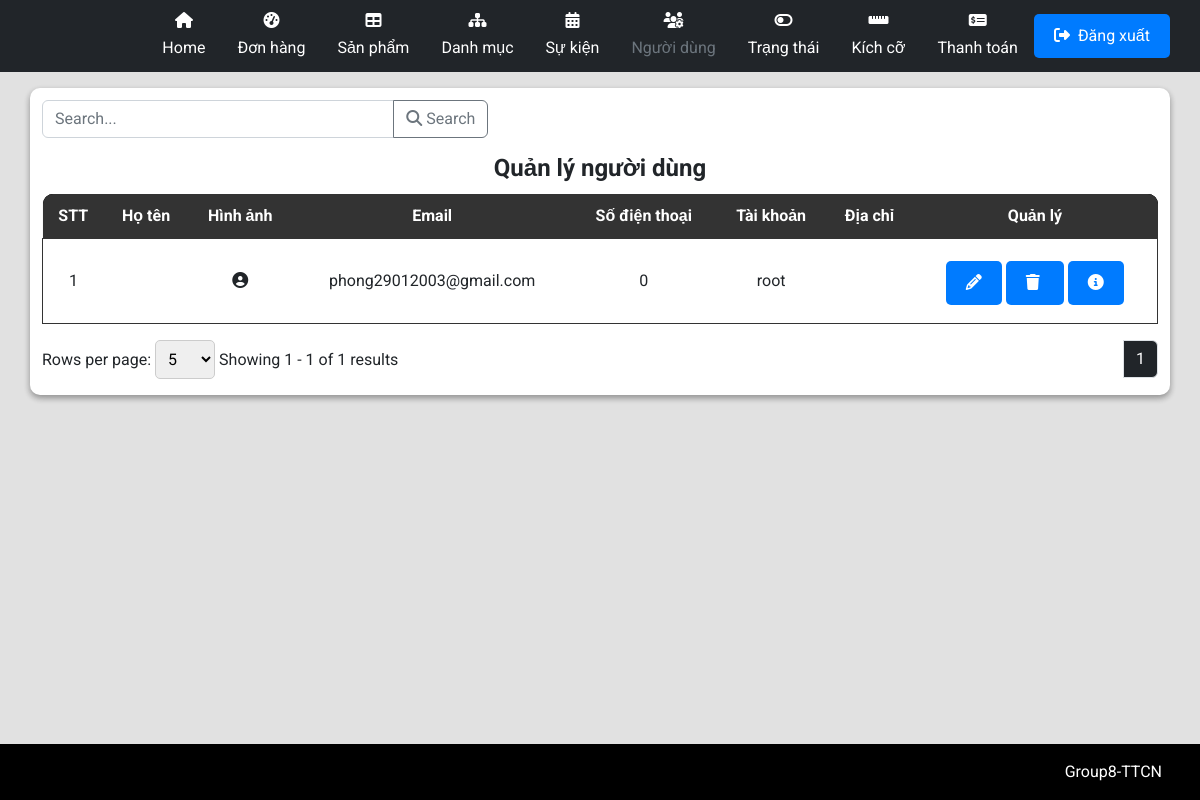
/admin/AdminIndex.php?workingPage=user (signed in), run on the app's committed database.
### tables this page shows
create table tbl_user (
  id varchar(150) primary key not null,
  code varchar(200),
  user_image LONGTEXT,
  fullname varchar(200),
  username varchar(200),
  password varchar(200),
  email varchar(200),
  phonenumber int(11) NOT NULL,
  address LONGTEXT,
  createDate datetime,
  birthDate date,
  gender tinyint(1)
);

### admin/pages/User/UserIndex.php (shortened to what this page needs)
<link rel="stylesheet" href="./styles/ProductStyles.css">
<?php
$countAllSql = "SELECT * FROM tbl_user";
$total_records = mysqli_num_rows(mysqli_query($connect, $countAllSql));
$pageIndex = isset($_GET['page']) ? $_GET['page'] : 1;
$pageSize = isset($_GET['limit']) ? $_GET['limit'] : 5;
$total_page = ceil($total_records / $pageSize);
$start = ($pageIndex - 1) * $pageSize;
$search = '';
$getTableDataSql = "";
if (isset($_GET['search'])) {
    $getTableDataSql = "SELECT * FROM tbl_user
    WHERE
        tbl_user.fullname LIKE N'%" . $search . "%'
    LIMIT $start, $pageSize";
} else {
    $getTableDataSql = "SELECT * FROM tbl_user
    LIMIT $start, $pageSize";
}
$tableData = mysqli_query($connect, $getTableDataSql);
?>
<div class="text-left flex justify-between">
    <div class="input-group mb-3 align-center mt-3 w-40">
        <input type="text" class="form-control" placeholder="Search..." aria-label="Recipient's username" name="search" id="search-input" aria-describedby="button-addon2">
        <button class="btn btn-outline-secondary" id="search-button" onclick="performSearch()" name="ok">
            <i class="fa-solid fa-magnifying-glass"></i>
            Search
        </button>
    </div>
</div>
<div class="container p-0">
    <table class="w-100">
        <legend class="text-center"><b>Quản lý người dùng</b></legend>
        <thead class="table-head w-100">
            <tr class="table-heading">
                <th class="noWrap">STT</th>
                <th class="noWrap">Họ tên</th>
                <th class="noWrap">Hình ảnh</th>
                <th class="noWrap">Email</th>
                <th class="noWrap">Số điện thoại</th>
                <th class="noWrap">Tài khoản</th>
                <th class="noWrap">Địa chỉ</th>
                <th class="noWrap">Quản lý </th>
            </tr>
        </thead>
        <tbody class="table-body">
            <?php
            $displayOrder = 0;
            while ($row = mysqli_fetch_array($tableData)) {
                $displayOrder++;
            ?>
                <tr>
                    <td>
                        <?php echo $displayOrder + ($pageIndex - 1) * $pageSize; ?>
                    </td>
                    <td>
                    </td>
                    <td>
                        <?php
                        if (trim($_SESSION['userImage']) == "") {
                            echo '<i class="fa-solid fa-circle-user"></i>';
                        }
                        ?>
                    </td>
                    <td>
                        <?php echo $row['email'] ?>
                    </td>
                    <td>
                        <?php echo $row['phonenumber'] ?>
                    </td>
                    <td>
                        <?php echo $row['username'] ?>
                    </td>
                    <td>
                    </td>
                    <td>
                        <button type="button" class="btn btn-primary mb-2 mt-3 con-tooltip top" data-bs-toggle="modal" data-bs-target="#editPopup_<?php echo $row['id']; ?>">
                            <i class="fa-solid fa-pencil"></i>
                        </button>
                        <button type="button" class="btn btn-primary mb-2 mt-3 con-tooltip top" data-bs-toggle="modal" data-bs-target="#confirmPopup_<?php echo $row['id']; ?>">
                            <i class="fa-solid fa-trash mr-1"></i>
                        </button>
                        <button type="button" class="btn btn-primary mb-2 mt-3 con-tooltip top" data-bs-toggle="modal" data-bs-target="#orderDetail_<?php echo $row['id']; ?>">
                            <i class="fa-solid fa-circle-info"></i>
                        </button>
                    </td>
                </tr>
            <?php
            }
            ?>
        </tbody>
    </table>
    <form action="" method="GET">
        <nav class="row py-2" aria-label="Page navigation example">
            <div class="paganation-infor col py-2">
                <form action="" method="GET">
                    <label for="limitSelect">Rows per page:</label>
                    <select name="limit" id="limitSelect" onchange="updatePageAndLimit()">
                        <option value="5" <?php if ($pageSize == 5) echo 'selected'; ?>>5</option>
                    </select>
                </form>
                <label class="mr-4">Showing
                    <?php
                    $startItem = ($pageIndex - 1) * $pageSize + 1;
                    $endItem = min($pageIndex * $pageSize, $total_records);
                    echo "{$startItem} - {$endItem} of {$total_records} results";
                    ?>
                </label>
            </div>
            <ul class="m-0 pagination justify-content-end py-2 col">
                <?php
                for ($i = 1; $i <= $total_page; $i++) {
                    if ($i == $pageIndex) {
                        echo '<li class="page-item light">
                        <span name="page" class="page-link text-reset text-white bg-dark" href="?workingPage=user&limit=' . ($pageSize) . '&page=' . ($i) . '"> ' . ($i) . ' </span>
                        </li>';
                    }
                }
                ?>
            </ul>
    </form>
</div>
<?php
$tableData = mysqli_query($connect, $getTableDataSql);
while ($row = mysqli_fetch_array($tableData)) {
    include "./pages/User/UserOrderTable.php";
}
?>

### admin/styles/AdminStyles.css (style rules this page uses)
body { display: flex; flex-direction: column; }

### common/css/CommonStyle.css (style rules this page uses)
html { padding: unset; margin: unset; box-sizing: border-box; scroll-behavior: smooth; }
body { min-height: 100vh; }
:root { --pr-color: rgb(62, 148, 163); }
.m-0 { margin: 0 !important; }
.p-0 { padding: 0 !important; }
.mr-1 { margin-right: 4px !important; }
.mb-2 { margin-bottom: 8px !important; }
.py-2 { padding-top: 8px !important; padding-bottom: 8px !important; }
.mt-3 { margin-top: 12px !important; }
.mb-3 { margin-bottom: 12px !important; }
.mr-4 { margin-right: 16px !important; }
.w-40 { width: 40%; }
.w-100 { width: 100% !important; }
.flex { display: flex; }
.align-center { align-items: center; }
.justify-between { justify-content: space-between; }
.text-center { text-align: center; }
.text-white { color: #fff !important; }
.con-tooltip { position: relative; background: #F2D1C9; border-radius: 9px; display: inline-block; transition: all 0.3s ease-in-out; cursor: default; }

### admin/styles/ProductStyles.css (style rules this page uses)
* { padding: 0; margin: 0; box-sizing: border-box; }
table { border-radius: 10px; }
.container { width: 100%; }
.table-head { color: white; background-color: #000; }
.table-head .table-heading { background-color: #000; color: white; }
.table-head .table-heading th:first-child { border-top-left-radius: 10px; }
.table-head .table-heading th:last-child { border-top-right-radius: 10px; }
.table-heading { border-radius: 10px; }
.table-head th { padding: 10px; text-align: center; }
.table-head, .table-body { border-collapse: collapse; }
.table-body { border: 1px solid #333; }
.table-body, .table-body tr { background-color: #fff; }
.table-body td { text-align: center; }
table { border-collapse: collapse; background-color: #f8f8f8; }
th, td { padding: 10px; text-align: left; }
th { background-color: #333; color: white; }
.btn-primary { background-color: #007bff; color: white; padding: 10px 20px; border: none; border-radius: 5px; cursor: pointer; }
.noWrap { white-space: nowrap; }
select, option { width: 60px; padding: 8px; border: 1px solid #ccc; border-radius: 5px; }

### admin/styles/SizeStyles.css (style rules this page uses)
* { padding: 0; margin: 0; box-sizing: border-box; }
table { border-radius: 10px; }
.container { width: 100%; }
.table-head { color: white; background-color: #000; }
.table-head .table-heading { background-color: #000; color: white; }
.table-head .table-heading th:first-child { border-top-left-radius: 10px; }
.table-head .table-heading th:last-child { border-top-right-radius: 10px; }
.table-heading { border-radius: 10px; }
.table-head th { padding: 10px; text-align: center; }
.table-head, .table-body { border-collapse: collapse; }
.table-body { border: 1px solid #333; }
.table-body, .table-body tr { background-color: #fff; }
.table-body td { text-align: center; }
table { border-collapse: collapse; background-color: #f8f8f8; }
th, td { padding: 10px; text-align: left; }
th { background-color: #333; color: white; }
.btn-primary { background-color: #007bff; color: white; padding: 10px 20px; border: none; border-radius: 5px; cursor: pointer; }
.noWrap { white-space: nowrap; }
select, option { width: 60px; padding: 8px; border: 1px solid #ccc; border-radius: 5px; }

### data on the page
tbl_user: pageSize "1", email "phong29012003@gmail.com", phonenumber "0", username "root"

### other printed values
$startItem "1"
$endItem "1"
$total_records "1"
